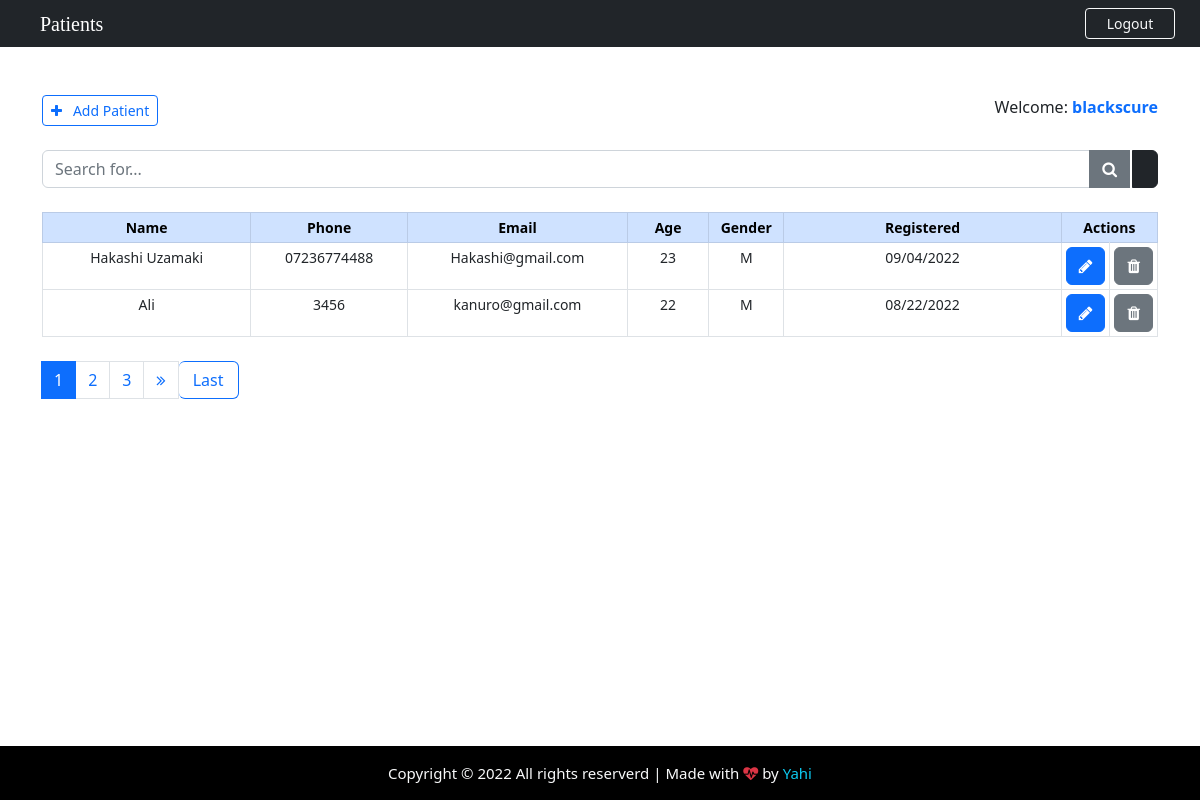
The app's page /backend/ (signed in), older data.
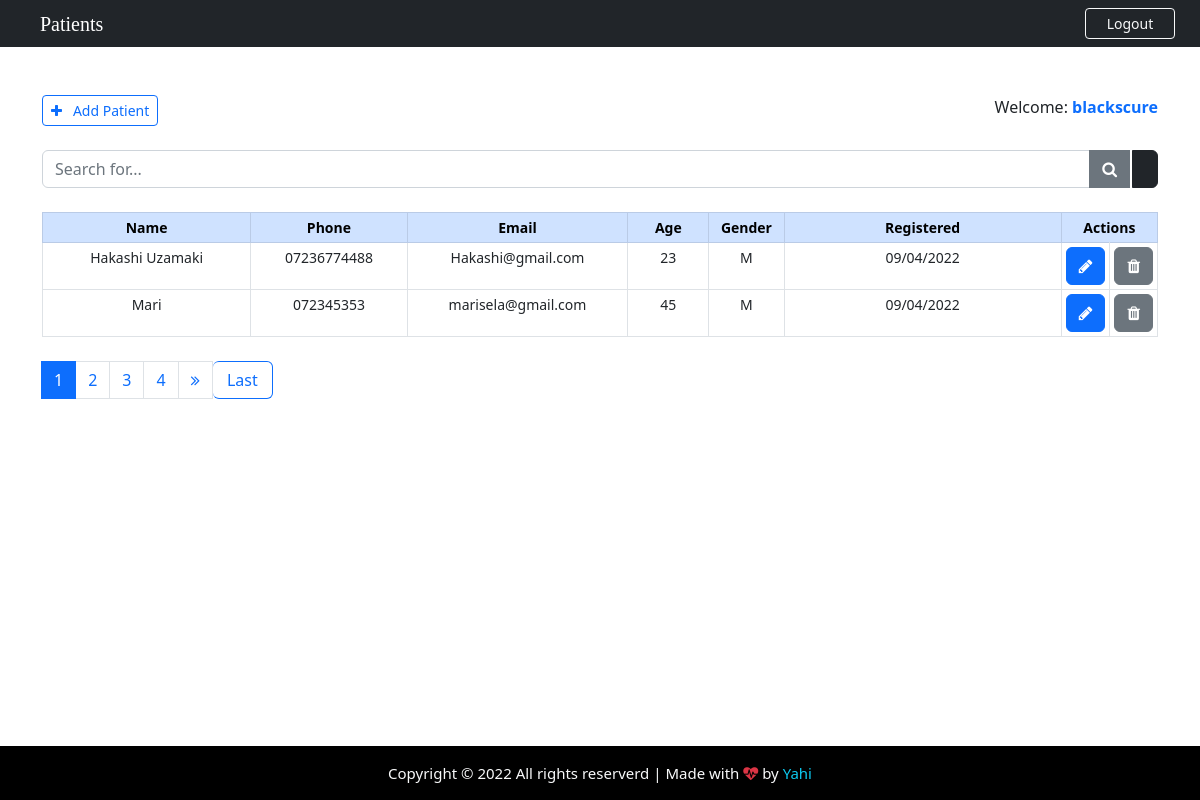
The same page, newer data.
### App/models.py (models this page shows, shortened)
class Patient(models.Model):
    GENDER = (
        ('M', 'M'),
        ('F', 'F'),
    )
    id = models.IntegerField(primary_key=True)
    name = models.CharField(max_length=40)
    phone = models.CharField(max_length=40)
    email = models.CharField(max_length=40)
    age = models.CharField(max_length=40)
    gender = models.CharField(max_length=1, null=True, choices=GENDER)
    note = models.TextField()
    create_at = models.DateField(auto_now_add=True)

### App/views.py (the view)
# urls.py: path('backend/',   views.backend, name="backend"),
@cache_control(no_cache=True, must_revalidade=True, no_store=True)
@login_required(login_url="login")
def backend(request):
    if 'q' in request.GET:
        q = request.GET['q']
        all_patient_list = Patient.objects.filter (
             Q(name__icontains=q )| Q(phone__icontains=q) | Q(email__icontains=q) | Q(age__icontains=q) | Q(gender__icontains=q) | Q(note__icontains=q)
         ).order_by('-create_at')
    else:
        all_patient_list = Patient.objects.all().order_by('-create_at')
    paginator = Paginator(all_patient_list, 2)
    page = request.GET.get('page')
    all_patient = paginator.get_page(page)
    return render(request, "backend.html", {"patients":all_patient})

### App/templates/backend.html (shortened to what this page needs)
{% extends 'base.html' %}
{% block nav-content %}
<i class="fa fa-hospital-user">&nbsp;&nbsp; Patients</i>
{% endblock nav-content %}
{% block btn-nav %}
<a href="{% url 'logout' %}" class="btn btn-outline-danger btn-sm border-light text-light" id="btn-nav">Logout</a>
{% endblock btn-nav %}
{% block content %}
<div class="container">
    <br><br>
    <div class="d-flex justify-content-between">
        <a href="{% url 'add_patient' %}" class="btn btn-outline-primary btn-sm"><i class="fa fa-plus"></i>&nbsp;&nbsp; Add Patient</a>
        <span>
            Welcome: <strong><span class="text-primary">{{ user.get_username }}</span></strong>
        </span>
    </div>
    <form>
        <div class="input-group input-sm mb-3 mt-4">
            <input name="q" type="text" class="form-control" placeholder="Search for..." value="{{ request.GET.q }}">
            <button class="btn btn-secondary"><i class="fa fa-search"></i></button>
            <a href="{% url 'backend' %} " class="btn btn-dark" style="margin-left: 2px;"></a>
        </div>
    </form>
    <center>
        <table class="table table-bordered table-sm mt-4" style="text-align: center; font-size: 14px;">
            <thead class="table-primary">
                <tr>
                    <th style="width: 21%;">Name</th>
                    <th style="width: 15%;">Phone</th>
                    <th style="width: 21%;">Email</th>
                    <th style="width: 8%;">Age</th>
                    <th style="width: 7%;">Gender</th>
                    <th style="width: 81%;">Registered</th>
                    <th style="width: 10%;" colspan="2">Actions</th>
                </tr>
            </thead>
            {% for patient in patients %}
            <tr>
                <td>{{ patient.name }}</td>
                <td>{{ patient.phone }}</td>
                <td>{{ patient.email }}</td>
                <td>{{ patient.age }}</td>
                <td>{{ patient.gender }}</td>
                <td>{{ patient.create_at | date:'m/d/Y' }}</td>
                <td>
                    <a class="btn btn-primary" href="/patient/{{ patient.id }}" title="Edit patient">
                        <i class="fa fa-pencil"></i>
                    </a>
                </td>
                <td>
                    <a class="btn btn-secondary" href="/delete_patient/{{ patient.id }}" title="Delete patient">
                        <i class="fa fa-trash"></i>
                    </a>
                </td>
            </tr>
            {% endfor %}
        </table>
    </center>
    <nav class="mt-4">
        {% if patients.has_other_pages %}
        <ul class="pagination justify-content-left">
            {% for i in patients.paginator.page_range %}
                {% if patients.number == i %}
                <li class="page-item active"><span class="page-link">{{ i }}</span></li>
                {% else %}
                <li class="page-item"><a class="page-link" href="?page={{ i }}">{{ i }}</a></li>
                {% endif %}
            {% endfor %}
            {% if patients.has_next %}
            <li class="page-item"><a class="page-link" href="?page={{ patients.next_page_number }}"><i class="fa fa-angle-double-right"></i></a></li>
            <a href="?page={{ patients.paginator.nun_pages }}" class="btn btn-outline-primary mb-4" style="width: 60px; border-radius: 1px solid #d3d3d3; border-left: none;">Last</a>
            {% else %}
            <li class="page-item disabled"></li>
            {% endif %}
        </ul>
        {% endif %}
    </nav>
</div>
{% endblock content %}

### App/templates/base.html (shortened to what this page needs)
<!DOCTYPE html>
<html lang="en">
<head>
    {% load static %}
    <link rel="stylesheet" href=" {% static '/css/style.css' %}">
<link href="https://cdn.jsdelivr.net/npm/bootstrap@5.2.0/dist/css/bootstrap.min.css" rel="stylesheet">
<link rel="stylesheet" href="https://cdnjs.cloudflare.com/ajax/libs/font-awesome/4.7.0/css/font-awesome.min.css">
</head>
<body>
    <div class="wrapper">
        <header>
            <nav class="navbar navbar-expend-lg navbar-dark bg-dark">
                <div class="col-sm">
                    <a class="navbar-brand flex-grow-1" style="text-align: center; color: white; margin-left: 25px;">
                        {% block nav-content %}{% endblock nav-content %}
                    </a>
                </div>
                <div class="col-sm">
                    {% block btn-nav %}{% endblock btn-nav %}
                </div>
            </nav>
        </header>
    {% block content %}{% endblock content %}
    </div>
    <footer class="bg-dark text-center text-lg-start text-light" id="footer">
        <div class="text-center p-3" style="background-color: rgba(0,0,0.2);">
            Copyright &copy; {% now "Y" %} <span>All rights reserverd</span> | Made with
            <i class="text-danger fa fa-heartbeat blink_me" style="font-size: 15px;"></i> by
            <a href="#" target="_blank" style="color: #0dcaf0; text-decoration: none;;">Yahi</a>
        </div>
    </footer>
</body>
</html>

### App/static/css/style.css (style rules this page uses)
html, body { height: 100%; margin: 0; max-width: 100%; overflow: hidden; }
#btn-nav { width: 90px; float: right; margin-right: 25px; }
#footer { width:100%; position: fixed; bottom: 0; font-size: 15px; margin-left:auto; margin-right:auto; text-align:center; background-color:black; border-width: 10px; color: white; }

Row changes from the older to the newer data that the page shows:
no longer on this page (row unchanged): Patient: name "Ali", phone "3456", email "kanuro@gmail.com", age "22", gender "M", create_at "08/22/2022"
added Patient: name "Mari", phone "072345353", email "marisela@gmail.com", age "45", gender "M", create_at "09/04/2022"
Text that changed along with them:
new list line: "4"
